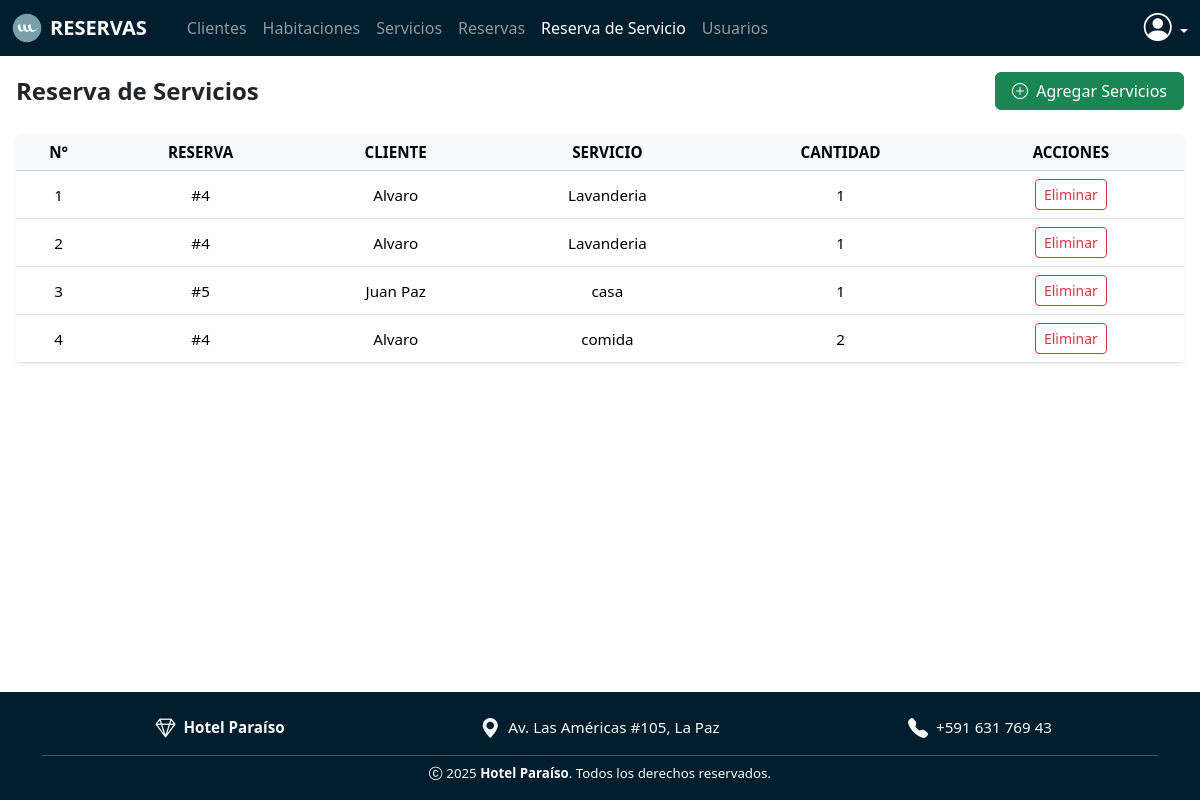
Page /reserva_servicios/ (signed in) on the earlier database version.
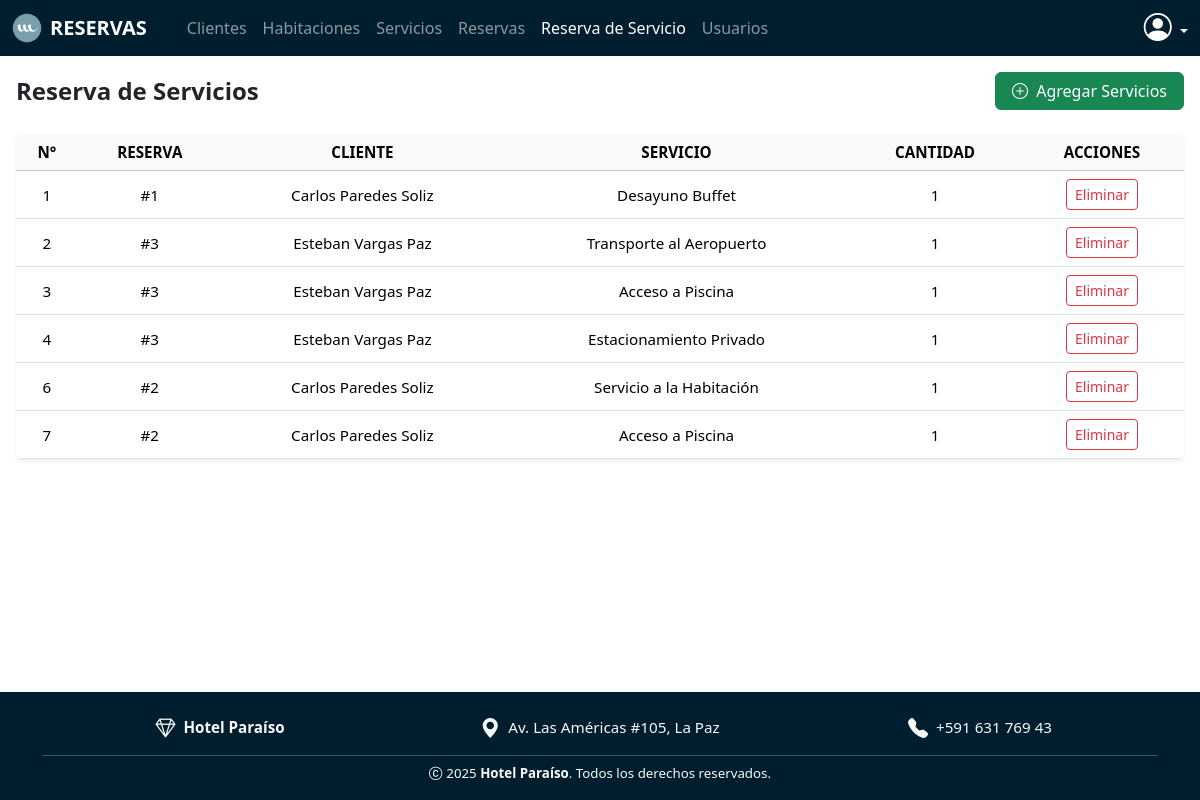
Same page on the later database version.
### models/reserva_servicio_model.py (models this page shows, shortened)
class ReservaServicio(db.Model):
    __tablename__ = 'reserva_servicios'
    id = db.Column(db.Integer, primary_key=True)
    reserva_id = db.Column(db.Integer, db.ForeignKey('reservas.id'), nullable=False)
    servicio_id = db.Column(db.Integer, db.ForeignKey('servicios.id'), nullable=False)
    cantidad = db.Column(db.Integer, nullable=False, default=1)
    reserva = db.relationship('Reserva', back_populates='res_servicios')
    servicio = db.relationship('Servicio', back_populates='res_servicio')
    @staticmethod
    def get_all():
        return ReservaServicio.query.all()

### models/reserva_model.py (models this page shows, shortened)
class Reserva(db.Model):
    __tablename__ = 'reservas'
    id = db.Column(db.Integer, primary_key=True)
    cliente_id = db.Column(db.Integer, db.ForeignKey('clientes.id'), nullable=False)
    habitacion_id = db.Column(db.Integer, db.ForeignKey('habitaciones.id'), nullable=False)
    fecha_entrada = db.Column(db.Date, nullable=False)
    fecha_salida = db.Column(db.Date, nullable=False)
    estado = db.Column(db.String(20), nullable=False)
    total = db.Column(db.Float, nullable=False)
    usuario_id = db.Column(db.Integer, db.ForeignKey('usuarios.id'), nullable=False)  # CAMBIADO
    cliente = db.relationship('Cliente', back_populates='reservas')
    habitacion = db.relationship('Habitacion', back_populates='reservas')
    usuario = db.relationship('Usuario')  # NUEVA RELACIÓN
    res_servicios = db.relationship('ReservaServicio', back_populates='reserva', cascade="all, delete-orphan")
    @staticmethod
    def get_all():
        return Reserva.query.all()
    def delete(self):
        db.session.delete(self)
        db.session.commit()

### models/cliente_model.py (models this page shows, shortened)
class Cliente(db.Model, UserMixin):
    __tablename__ = 'clientes'
    id = db.Column(db.Integer, primary_key=True)
    nombre = db.Column(db.String(150), nullable=False)
    documento = db.Column(db.String(50), unique=True, nullable=False)
    correo = db.Column(db.String(100), nullable=True)
    telefono = db.Column(db.String(20), nullable=True)
    reservas = db.relationship('Reserva', back_populates='cliente')

### models/servicio_model.py (models this page shows, shortened)
class Servicio(db.Model):
    __tablename__ = 'servicios'
    id = db.Column(db.Integer, primary_key=True)
    nombre = db.Column(db.String(100), nullable=False)  # Ejemplo: "Lavandería", "Desayuno", "Spa"
    descripcion = db.Column(db.String(255), nullable=True)
    precio = db.Column(db.Float, nullable=False)
    res_servicio = db.relationship('ReservaServicio', back_populates='servicio', cascade='all, delete-orphan')
    @staticmethod
    def get_all():
        return Servicio.query.all()
    def delete(self):
        db.session.delete(self)
        db.session.commit()

### controllers/reserva_servicio_controller.py (the view)
@reserva_servicio_bp.route('/')
@login_required
def index():
    reserva_servicio = ReservaServicio.get_all()
    reservas = Reserva.get_all()
    servicios = Servicio.get_all()
    return reserva_servicio_view.list(reserva_servicio,reservas,servicios)

### run.py (called while the page is built)
@login_manager.user_loader
def load_user(user_id):
    tipo = session.get('tipo_usuario')  # puede ser 'cliente' o 'usuario'
    if tipo == 'cliente':
        return Cliente.query.get(int(user_id))
    elif tipo == 'usuario':
        return Usuario.query.get(int(user_id))
    return None

@app.context_processor
def inject_user_or_client():
    from flask_login import current_user
    if current_user.is_authenticated:
        if hasattr(current_user, 'rol'):
            return dict(usuario=current_user, cliente=None)
        else:
            return dict(usuario=None, cliente=current_user)
    return dict(usuario=None, cliente=None)

@app.context_processor
def inject_active_path():
    def is_active(path):
        return 'active' if request.path == path else ''
    return dict(is_active=is_active)

### views/reserva_servicio_view.py (called while the page is built)
def list(reservas_servicios, reservas, servicios):
    return render_template(
        "reserva_servicios/index.html",
        reservas_servicios=reservas_servicios,
        reservas=reservas,
        servicios=servicios,
        usuario=current_user
    )

### templates/reserva_servicios/index.html (shortened to what this page needs)
{% extends 'sistema.html' %}
{% block content %}
<div class="d-flex flex-column flex-md-row justify-content-between align-items-center mb-4 mt-4 text-center text-md-start">
  <h4 class="fw-bold text-dark mb-3 mb-md-0 fs-4 fs-md-3">Reserva de Servicios</h4>
  <a href="#" class="btn btn-success px-3 py-1.5" data-bs-toggle="modal" data-bs-target="#registroResServicioModal">
    <i class="bi bi-plus-circle me-1"></i> Agregar Servicios
  </a>
</div>
<div class="table-responsive rounded shadow-sm mb-5">
  <table class="table table-hover align-middle text-center mb-0" style="font-size: 0.95rem;">
    <thead class="table-light text-dark fw-semibold text-uppercase">
      <tr>
        <th>N°</th>
        <th>Reserva</th>
        <th>Cliente</th>
        <th>Servicio</th>
        <th>Cantidad</th>
        <th>Acciones</th>
      </tr>
    </thead>
    <tbody>
      {% for rs in reservas_servicios %}
      <tr class="text-nowrap">
        <td>{{ rs.id }}</td>
        <td>#{{ rs.reserva.id }}</td>
        <td>{{ rs.reserva.cliente.nombre }}</td>
        <td>{{ rs.servicio.nombre }}</td>
        <td>{{ rs.cantidad }}</td>
        <td>
          <div class="d-flex justify-content-center gap-2">
            <a href="{{ url_for('reserva_servicio.delete', id=rs.id) }}" class="btn btn-outline-danger btn-sm"
               onclick="return confirm('¿Deseas eliminar este servicio de la reserva?');"> Eliminar
            </a>
          </div>
        </td>
      </tr>
      {% endfor %}
    </tbody>
  </table>
</div>
{% endblock %}

Differences in the rows shown:
changed ReservaServicio id 1: reserva.id "4" → "1"; reserva.cliente.nombre "Alvaro" → "Carlos Paredes Soliz"; servicio.nombre "Lavanderia" → "Desayuno Buffet"
changed ReservaServicio id 2: reserva.id "4" → "3"; reserva.cliente.nombre "Alvaro" → "Esteban Vargas Paz"; servicio.nombre "Lavanderia" → "Transporte al Aeropuerto"
changed ReservaServicio id 3: reserva.id "5" → "3"; reserva.cliente.nombre "Juan Paz" → "Esteban Vargas Paz"; servicio.nombre "casa" → "Acceso a Piscina"
changed ReservaServicio id 4: reserva.id "4" → "3"; reserva.cliente.nombre "Alvaro" → "Esteban Vargas Paz"; servicio.nombre "comida" → "Estacionamiento Privado"; cantidad "2" → "1"
added ReservaServicio: id "6", reserva.id "2", reserva.cliente.nombre "Carlos Paredes Soliz", servicio.nombre "Servicio a la Habitación", cantidad "1"
added ReservaServicio: id "7", reserva.id "2", reserva.cliente.nombre "Carlos Paredes Soliz", servicio.nombre "Acceso a Piscina", cantidad "1"
